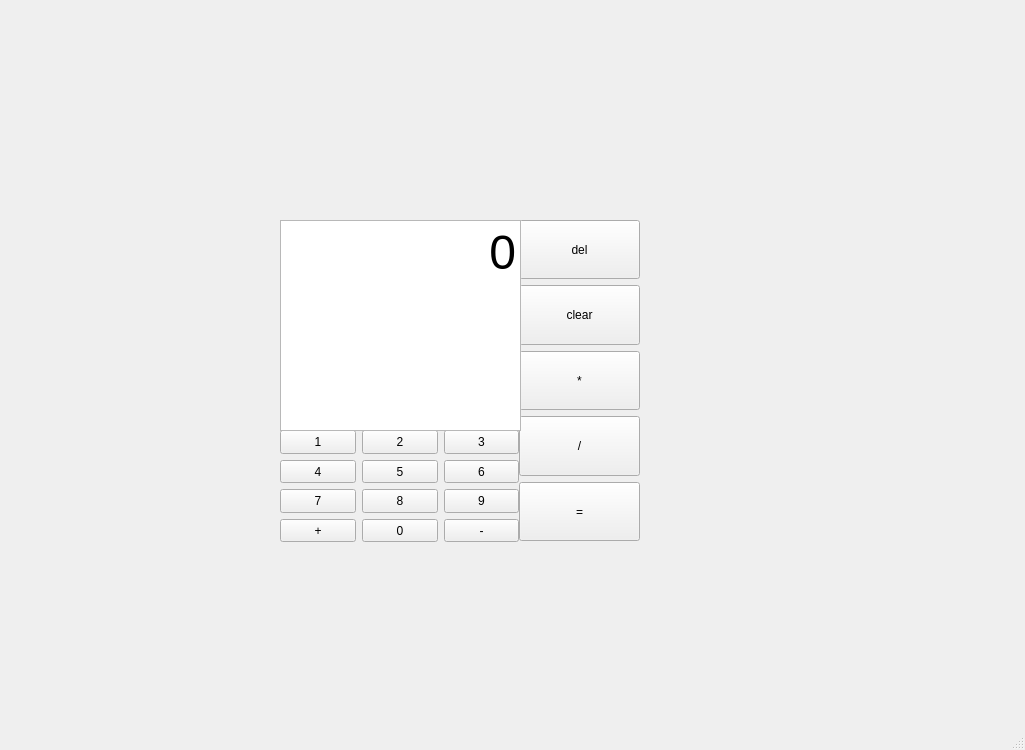
<?xml version="1.0" encoding="UTF-8"?>
<ui version="4.0">
 <author>Me</author>
 <class>MainWindow</class>
 <widget class="QMainWindow" name="MainWindow">
  <property name="geometry">
   <rect>
    <x>0</x>
    <y>0</y>
    <width>1025</width>
    <height>750</height>
   </rect>
  </property>
  <property name="windowTitle">
   <string>MainWindow</string>
  </property>
  <widget class="QWidget" name="centralwidget">
   <widget class="QWidget" name="verticalLayoutWidget">
    <property name="geometry">
     <rect>
      <x>519</x>
      <y>220</y>
      <width>121</width>
      <height>321</height>
     </rect>
    </property>
    <layout class="QVBoxLayout" name="verticalLayout">
     <item>
      <widget class="QPushButton" name="pushBtn_del">
       <property name="sizePolicy">
        <sizepolicy hsizetype="Minimum" vsizetype="MinimumExpanding">
         <horstretch>0</horstretch>
         <verstretch>0</verstretch>
        </sizepolicy>
       </property>
       <property name="text">
        <string>del</string>
       </property>
      </widget>
     </item>
     <item>
      <widget class="QPushButton" name="pushBtn_clear">
       <property name="sizePolicy">
        <sizepolicy hsizetype="Minimum" vsizetype="MinimumExpanding">
         <horstretch>0</horstretch>
         <verstretch>0</verstretch>
        </sizepolicy>
       </property>
       <property name="text">
        <string>clear</string>
       </property>
      </widget>
     </item>
     <item>
      <widget class="QPushButton" name="pushBtn_mul">
       <property name="sizePolicy">
        <sizepolicy hsizetype="Minimum" vsizetype="MinimumExpanding">
         <horstretch>0</horstretch>
         <verstretch>0</verstretch>
        </sizepolicy>
       </property>
       <property name="text">
        <string>*</string>
       </property>
      </widget>
     </item>
     <item>
      <widget class="QPushButton" name="pushBtn_div">
       <property name="sizePolicy">
        <sizepolicy hsizetype="Minimum" vsizetype="MinimumExpanding">
         <horstretch>0</horstretch>
         <verstretch>0</verstretch>
        </sizepolicy>
       </property>
       <property name="text">
        <string>/</string>
       </property>
      </widget>
     </item>
     <item>
      <widget class="QPushButton" name="pushBtn_eq">
       <property name="sizePolicy">
        <sizepolicy hsizetype="Minimum" vsizetype="MinimumExpanding">
         <horstretch>0</horstretch>
         <verstretch>0</verstretch>
        </sizepolicy>
       </property>
       <property name="text">
        <string>=</string>
       </property>
      </widget>
     </item>
    </layout>
   </widget>
   <widget class="QWidget" name="gridLayoutWidget">
    <property name="geometry">
     <rect>
      <x>280</x>
      <y>430</y>
      <width>239</width>
      <height>112</height>
     </rect>
    </property>
    <property name="sizePolicy">
     <sizepolicy hsizetype="Preferred" vsizetype="Expanding">
      <horstretch>0</horstretch>
      <verstretch>0</verstretch>
     </sizepolicy>
    </property>
    <layout class="QGridLayout" name="gridLayout_2">
     <item row="2" column="2">
      <widget class="QPushButton" name="pushBtn_9">
       <property name="sizePolicy">
        <sizepolicy hsizetype="Minimum" vsizetype="Expanding">
         <horstretch>0</horstretch>
         <verstretch>0</verstretch>
        </sizepolicy>
       </property>
       <property name="text">
        <string>9</string>
       </property>
       <property name="iconSize">
        <size>
         <width>16</width>
         <height>32</height>
        </size>
       </property>
      </widget>
     </item>
     <item row="0" column="1">
      <widget class="QPushButton" name="pushBtn_2">
       <property name="sizePolicy">
        <sizepolicy hsizetype="Minimum" vsizetype="Expanding">
         <horstretch>0</horstretch>
         <verstretch>0</verstretch>
        </sizepolicy>
       </property>
       <property name="text">
        <string>2</string>
       </property>
       <property name="iconSize">
        <size>
         <width>16</width>
         <height>32</height>
        </size>
       </property>
      </widget>
     </item>
     <item row="0" column="2">
      <widget class="QPushButton" name="pushBtn_3">
       <property name="sizePolicy">
        <sizepolicy hsizetype="Minimum" vsizetype="Expanding">
         <horstretch>0</horstretch>
         <verstretch>0</verstretch>
        </sizepolicy>
       </property>
       <property name="text">
        <string>3</string>
       </property>
       <property name="iconSize">
        <size>
         <width>16</width>
         <height>32</height>
        </size>
       </property>
      </widget>
     </item>
     <item row="2" column="1">
      <widget class="QPushButton" name="pushBtn_8">
       <property name="sizePolicy">
        <sizepolicy hsizetype="Minimum" vsizetype="Expanding">
         <horstretch>0</horstretch>
         <verstretch>0</verstretch>
        </sizepolicy>
       </property>
       <property name="text">
        <string>8</string>
       </property>
       <property name="iconSize">
        <size>
         <width>16</width>
         <height>32</height>
        </size>
       </property>
      </widget>
     </item>
     <item row="1" column="1">
      <widget class="QPushButton" name="pushBtn_5">
       <property name="sizePolicy">
        <sizepolicy hsizetype="Minimum" vsizetype="Expanding">
         <horstretch>0</horstretch>
         <verstretch>0</verstretch>
        </sizepolicy>
       </property>
       <property name="text">
        <string>5</string>
       </property>
       <property name="iconSize">
        <size>
         <width>16</width>
         <height>32</height>
        </size>
       </property>
      </widget>
     </item>
     <item row="2" column="0">
      <widget class="QPushButton" name="pushBtn_7">
       <property name="sizePolicy">
        <sizepolicy hsizetype="Minimum" vsizetype="Expanding">
         <horstretch>0</horstretch>
         <verstretch>0</verstretch>
        </sizepolicy>
       </property>
       <property name="text">
        <string>7</string>
       </property>
       <property name="iconSize">
        <size>
         <width>16</width>
         <height>32</height>
        </size>
       </property>
      </widget>
     </item>
     <item row="1" column="2">
      <widget class="QPushButton" name="pushBtn_6">
       <property name="sizePolicy">
        <sizepolicy hsizetype="Minimum" vsizetype="Expanding">
         <horstretch>0</horstretch>
         <verstretch>0</verstretch>
        </sizepolicy>
       </property>
       <property name="text">
        <string>6</string>
       </property>
       <property name="iconSize">
        <size>
         <width>16</width>
         <height>32</height>
        </size>
       </property>
      </widget>
     </item>
     <item row="1" column="0">
      <widget class="QPushButton" name="pushBtn_4">
       <property name="sizePolicy">
        <sizepolicy hsizetype="Minimum" vsizetype="Expanding">
         <horstretch>0</horstretch>
         <verstretch>0</verstretch>
        </sizepolicy>
       </property>
       <property name="text">
        <string>4</string>
       </property>
       <property name="iconSize">
        <size>
         <width>16</width>
         <height>32</height>
        </size>
       </property>
      </widget>
     </item>
     <item row="0" column="0">
      <widget class="QPushButton" name="pushBtn_1">
       <property name="sizePolicy">
        <sizepolicy hsizetype="Minimum" vsizetype="Expanding">
         <horstretch>0</horstretch>
         <verstretch>0</verstretch>
        </sizepolicy>
       </property>
       <property name="text">
        <string>1</string>
       </property>
       <property name="iconSize">
        <size>
         <width>16</width>
         <height>32</height>
        </size>
       </property>
      </widget>
     </item>
     <item row="3" column="1">
      <widget class="QPushButton" name="pushBtn_0">
       <property name="sizePolicy">
        <sizepolicy hsizetype="Minimum" vsizetype="Expanding">
         <horstretch>0</horstretch>
         <verstretch>0</verstretch>
        </sizepolicy>
       </property>
       <property name="text">
        <string>0</string>
       </property>
      </widget>
     </item>
     <item row="3" column="0">
      <widget class="QPushButton" name="pushBtn_plus">
       <property name="sizePolicy">
        <sizepolicy hsizetype="Minimum" vsizetype="Expanding">
         <horstretch>0</horstretch>
         <verstretch>0</verstretch>
        </sizepolicy>
       </property>
       <property name="text">
        <string>+</string>
       </property>
      </widget>
     </item>
     <item row="3" column="2">
      <widget class="QPushButton" name="pushBtn_minus">
       <property name="sizePolicy">
        <sizepolicy hsizetype="Minimum" vsizetype="Expanding">
         <horstretch>0</horstretch>
         <verstretch>0</verstretch>
        </sizepolicy>
       </property>
       <property name="text">
        <string>-</string>
       </property>
      </widget>
     </item>
    </layout>
   </widget>
   <widget class="QTextBrowser" name="textBrowser">
    <property name="geometry">
     <rect>
      <x>280</x>
      <y>220</y>
      <width>241</width>
      <height>211</height>
     </rect>
    </property>
    <property name="html">
     <string>&lt;!DOCTYPE HTML PUBLIC &quot;-//W3C//DTD HTML 4.0//EN&quot; &quot;http://www.w3.org/TR/REC-html40/strict.dtd&quot;&gt;
&lt;html&gt;&lt;head&gt;&lt;meta name=&quot;qrichtext&quot; content=&quot;1&quot; /&gt;&lt;style type=&quot;text/css&quot;&gt;
p, li { white-space: pre-wrap; }
&lt;/style&gt;&lt;/head&gt;&lt;body style=&quot; font-family:'MS Shell Dlg 2'; font-size:8.25pt; font-weight:400; font-style:normal;&quot;&gt;
&lt;p align=&quot;right&quot; style=&quot; margin-top:0px; margin-bottom:0px; margin-left:0px; margin-right:0px; -qt-block-indent:0; text-indent:0px;&quot;&gt;&lt;span style=&quot; font-size:36pt;&quot;&gt;0&lt;/span&gt;&lt;/p&gt;&lt;/body&gt;&lt;/html&gt;</string>
    </property>
   </widget>
  </widget>
  <widget class="QMenuBar" name="menubar">
   <property name="geometry">
    <rect>
     <x>0</x>
     <y>0</y>
     <width>1025</width>
     <height>21</height>
    </rect>
   </property>
  </widget>
  <widget class="QStatusBar" name="statusbar"/>
 </widget>
 <resources/>
 <connections/>
</ui>
